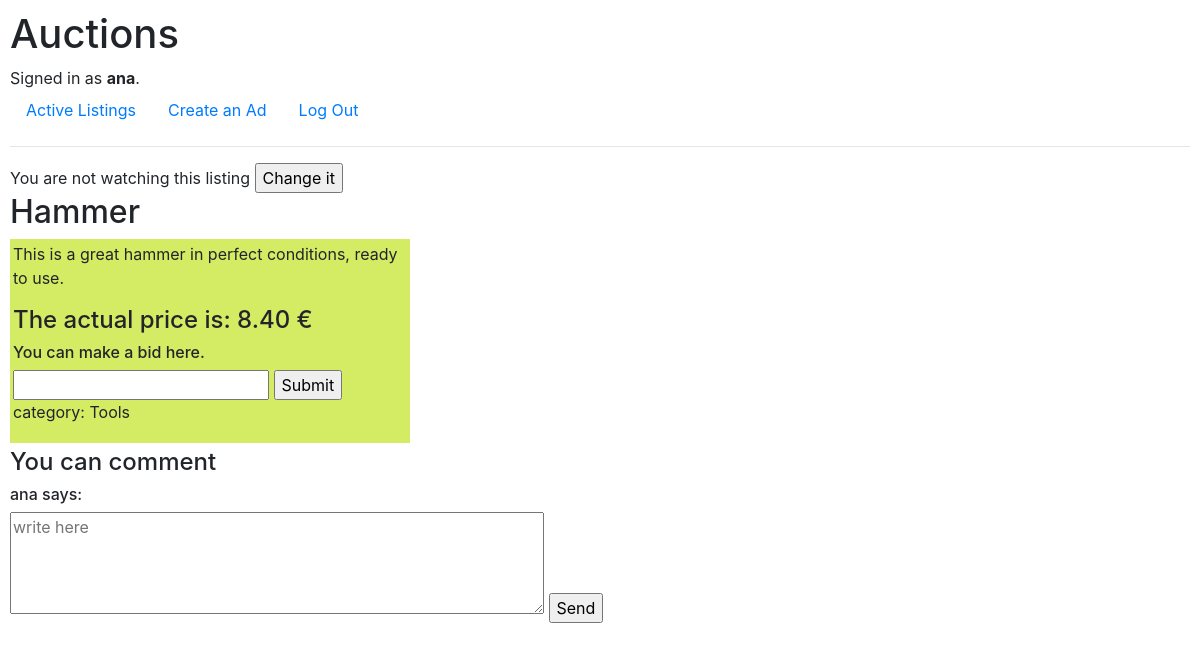
Page /ad/1 (signed in) on the committed database.
### auctions/models.py (models this page shows, shortened)
class User(AbstractUser):
    email = models.EmailField(blank=False)

class Ad(models.Model):
    user = models.ForeignKey(User, on_delete=models.CASCADE, related_name="ader",blank=False)
    title = models.CharField(max_length=50, blank=False)
    description = models.TextField(max_length=500, blank=False)
    start_bid = models.DecimalField(max_digits=7, decimal_places=2, blank=False)
    actual_price = models.DecimalField(max_digits=7, decimal_places=2, blank=False, default=0)
    image = models.URLField(blank=True)
    cat = models.ForeignKey(Cat, on_delete=models.SET_NULL, verbose_name="category", null=True, blank=True)

class Cat(models.Model):
    name = models.CharField(max_length=30, blank=False)
    def __str__(self):
        return f"{self.name}"

### auctions/views.py (the view, shortened to what this page needs)
# urls.py: path("ad/<int:ad_pk>", views.ad, name="ad"),
def ad(request, ad_pk):
    ad = Ad.objects.get(pk=ad_pk)
    if not request.user.is_authenticated:
        return render(request, "auctions/ad_notlog.html", {
            "ad_pk" : ad.pk,
            "ad" : ad,
        })
    username = request.user.username
    user = User.objects.get(username=username)
    wl = Watchlist.objects.filter(user=user.pk, ad=ad_pk).first()
    if wl:
        watched = True
    else:
        watched = False
    msn = "You can make a bid here."
    return render(request, "auctions/ad.html", {
        "ad_pk" : ad.pk,
        "ad" : ad,
        "form" : NewBid(),
        "watched" : watched,
        "msn" : msn,
    })

### auctions/views.py
class NewBid(forms.Form):
    actual_price = forms.DecimalField(max_digits=7, decimal_places=2, label="")

### auctions/templates/auctions/ad.html (shortened to what this page needs)
{% extends "auctions/layout.html" %}
{% block body %}
<form action="{% url 'ad' ad.pk %}" method="post">
    <span>
        {% if watched %}
           You are watching this listing
        {% else %}
            You are not watching this listing
        {% endif %}
        <input type="submit" value="Change it">
    </span>
</form>
<h2>{{ ad.title }}</h2>
    <div class="ad2">
        <p> {{ ad.description }} </p>
        {% if ad.actual_price == 0 %}
            <h4> The starting price is: {{ ad.start_bid }}</h4>
            <h6> {{ msn }} </h6>
            <form action="{% url 'ad' ad.pk %}" method="post">
                {% csrf_token %}
                {{ form }}
                <input type="submit">
                <input type="hidden" name="watchlist" value="False">
                <input type="hidden" name="iscomment" value="False">
            </form>
        {% else %}
            <h4> The actual price is: {{ ad.actual_price }} €</h4>
            <h6> {{ msn }} </h6>
            <form action="{% url 'ad' ad.pk %}" method="post">
                {{ form }}
                <input type="submit">
            </form>
        {% endif %}
        {% if ad.cat %}
            <p>category: {{ ad.cat }} </p>
        {% endif %}
    </div>
    <div>
        <h4>You can comment</h4>
        <div>
            <h6> {{ user}} says:</h6>
            <form action="{% url 'newcomment' %}" method="post">
                <textarea name="newcomment" rows="4" cols="50" placeholder="write here"></textarea>
                <input type="submit" value="Send">
            </form>
        </div>
    </div>
{% endblock %}

### auctions/templates/auctions/layout.html (shortened to what this page needs)
{% load static %}
<!DOCTYPE html>
<html lang="en">
    <head>
        <link rel="stylesheet" href="https://stackpath.bootstrapcdn.com/bootstrap/4.4.1/css/bootstrap.min.css">
        <link rel="stylesheet" href="{% static 'auctions/styles.css/' %}">
    </head>
    <body>
        <h1>Auctions</h1>
        <div>
            {% if user.is_authenticated %}
                Signed in as <strong>{{ user.username }}</strong>.
            {% else %}
                Not signed in.
            {% endif %}
        </div>
        <ul class="nav">
            <li class="nav-item">
                <a class="nav-link" href="{% url 'index' %}">Active Listings</a>
            </li>
            {% if user.is_authenticated %}
                <li class="nav-item">
                    <a class="nav-link" href="{% url 'newad' %}">Create an Ad</a>
                </li>
                <li class="nav-item">
                    <a class="nav-link" href="{% url 'logout' %}">Log Out</a>
                </li>
            {% endif %}
        </ul>
        <hr>
        {% block body %}
        {% endblock %}
    </body>
</html>

### auctions/static/auctions/styles.css (style rules this page uses)
body { padding: 10px; }
.ad2 { margin-bottom: 5px; padding: 3px; background-color: rgb(211, 236, 100); width: 400px; align-content: center; }

### rows in the picture
User: username "ana"
Ad: title "Hammer", description "This is a great hammer in perfect conditions, ready to use.", actual_price "8.40", cat "Tools"

### other values in the picture
{{ msn }} "You can make a bid here."
